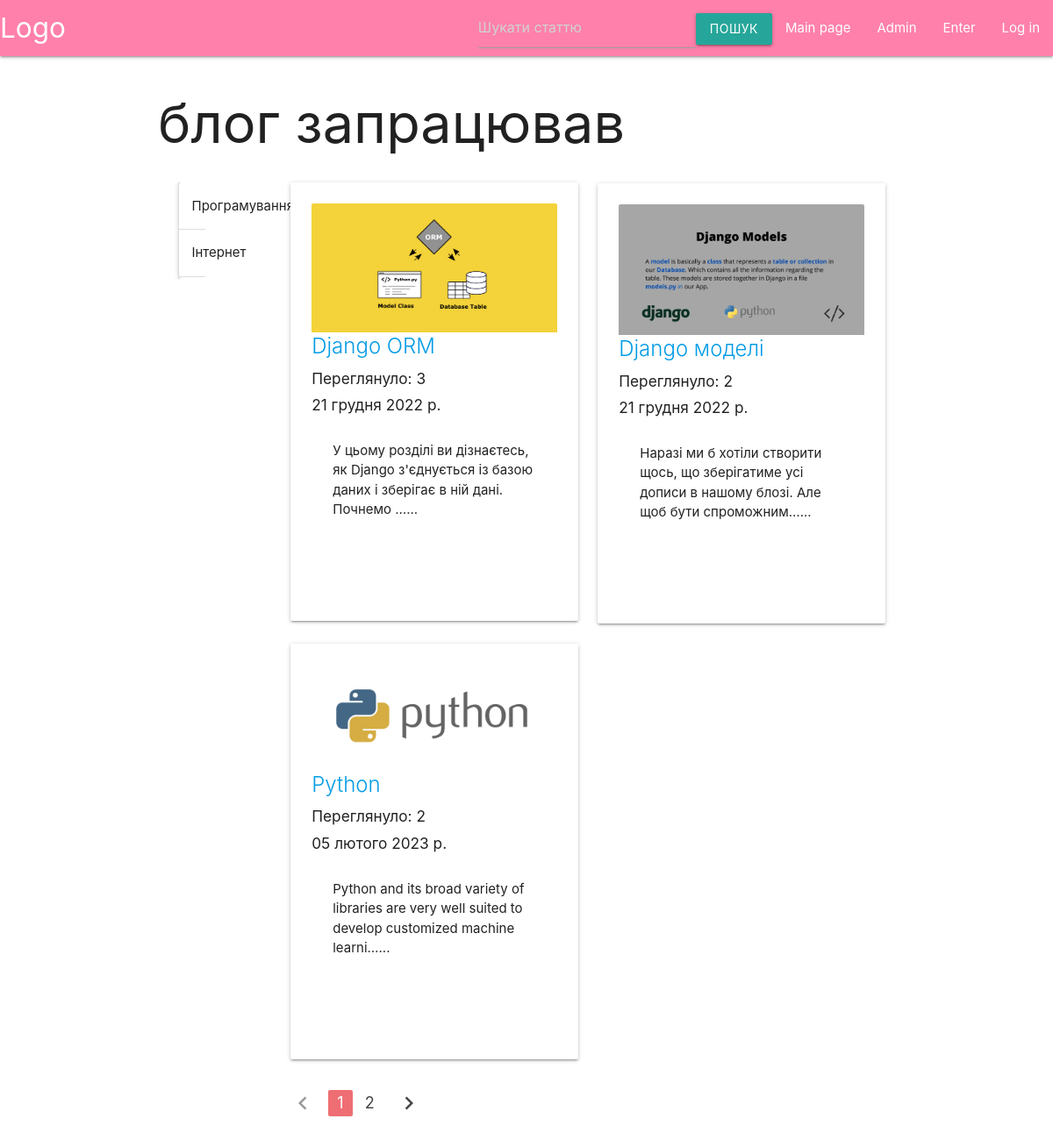
The page / on the database its author committed.
### blog/models.py (models this page shows, shortened)
class Category(models.Model):
    name = models.CharField(max_length=80)
    info = models.TextField(blank=True)
    category_slug = models.CharField(max_length=80, default="category_main")
    img = models.ImageField(upload_to='blog/static/img/categories',
                            height_field=None,
                            width_field=None,
                            verbose_name="Зображення категорії",
                            default='default.jpg')
    class Meta:
        verbose_name_plural = "Категорії"

class Post(models.Model):
    title = models.CharField(max_length=100) #CharField - тип для короткого тексту
    text = models.TextField() #для зберігання тексту
    created_at = models.DateField(default=timezone.now) #час коли таблиця створена
    post_slug = models.CharField(max_length=80, default="default_post") #коротка назва поста для url
    img = models.ImageField(default = 'blog/static/img/default.jpeg',
                            upload_to='blog/static/img',
                            height_field=None, width_field=None,
                            max_length=200,
                            verbose_name="Картинка для поста") #поле для зображення
    views_number = models.ManyToManyField(User, related_name="views_rating", blank=True)
    likes = models.ManyToManyField(User, related_name="post_likes", blank=True)
    saving =  models.ManyToManyField(User, related_name="post_savings", blank=True)
    category = models.ForeignKey(Category, default=1,
                                 on_delete=models.SET_DEFAULT,
                                 verbose_name="Категорія")
    def get_views_number(self):
        return self.views_number.count()

### blog/views.py (the view)
# urls.py: path(r'', views.blog_main),
def blog_main(request, *args):
    page = request.GET.get('page')
    posts = Post.objects.all()
    sidebar = Category.objects.all()
    paginator = Paginator(posts, 3) #кількість постів, що відображаються на сторінці
    try:
        data_page = paginator.page(page)
    except PageNotAnInteger:
        data_page = paginator.page(1)
    except EmptyPage:
        data_page = paginator.page(paginator.num_pages)
    data_dict = {
        "posts": data_page,
        "sidebar": sidebar,
    }
    return render(request, 'blog_main.html', data_dict)#запит, адреса, словник із даними

### blog/templates/blog_main.html (shortened to what this page needs)
{% extends 'navbar.html' %}
    {% block content %}
    <div class = "container">
        <h1>блог запрацював</h1>
        {% if posts %}
            <div class = "row">
                    {% for post in posts %}
                    {% if forloop.first %}
                    <div class = "col s2 l l2">
                        {% include "sidebar.html" %}
                    </div>
                    <div class = "col s10 l l5">
                {% else %}
                        {% if forloop.counter|divisibleby:2 %}
                            <div class = "col s2">
                            </div>
                            <div class = "col s10 l l5">
                        {% else %}
                            <div class = "col s10 l l5 offset-s6 offset-l2">
                        {% endif %}
                {% endif %}
                        <div class="card hoverable">
                            <div class="card-content">
                                <div class="card-image">
                                    <img class = "center-align responsive-img"
                                    src="/{{ post.img }}">
                                </div>
                                <span class="card-title">
                                    <a href="/{{ post.post_slug }}">{{ post.title }}</a>
                                    </span>
                                <h6>Переглянуло: {{ post.get_views_number }}</h6>
                                <h6>{{ post.created_at }}</h6>
                                <div class="card-content">{{ post.text|truncatechars:100 }}...</div>
                                <br><br><br>
                            </div>
                        </div>
                    </div>
                {% endfor %}
            </div>
            <div class="row">
                <div class = "col s2">
                </div>
                <ul class="pagination">
                    {% if posts.has_previous %}
                        <li class="waves-effect"><a href="?page={{ posts.previous_page_number }}"><i class="material-icons">chevron_left</i></a></li>
                    {% else %}
                        <li class="disabled"><a href=""><i class="material-icons">chevron_left</i></a></li>
                    {% endif %}
                    {% for num in posts.paginator.page_range %}
                        {% if posts.number == num %}
                            <li class="active"><a href="">{{num}}</a></li>
                        {% else %}
                            <li class="waves-effect"><a href="?page={{ num }}">{{num}}</a></li>
                        {% endif %}
                    {% endfor %}
                    {% if posts.has_next %}
                        <li class="waves-effect"><a href="?page={{ posts.next_page_number }}"><i class="material-icons">chevron_right</i></a></li>
                    {% else %}
                        <li class="disabled"><a href=""><i class="material-icons">chevron_right</i></a></li>
                    {% endif %}
                </ul>
            </div>
        {% endif %}
    </div>
    {% endblock %}

### blog/templates/navbar.html (shortened to what this page needs)
{% load static %}
<!DOCTYPE HTML>
<html>
    <head>
        <link rel="stylesheet" href="https://cdnjs.cloudflare.com/ajax/libs/materialize/1.0.0/css/materialize.min.css">
    </head>
    <body>
        <nav>
            <div class="nav-wrapper pink accent-1">
              <a href="/" class="brand-logo white-text">Logo</a>
              <ul id="nav-mobile" class="right hide-on-med-and-down">
                <li>
                  <form method=POST action="{% url 'search' %}" id="search_nav">
                      <input type="search" name="searchpost" placeholder="Шукати статтю">
                  </form>
                </li>
                <li><button class="waves-effect waves-light btn" form="search_nav" type="submit">пошук</button></i>
                <li><a href="/">Main page</a></li>
                <li><a href="/admin">Admin</a></li>
                {% if not user.is_authenticated %}
                  <li><a href="/login">Enter</a></li>
                  <li><a href="/register">Log in</a></li>
                {% else %}
                  <li><a href="/profile">My account</a></li>
                  <li><a href="/logout">Log out</a></li>
                {% endif %}
              </ul>
            </div>
          </nav>
          {% block content %}
          {% endblock %}
    </body>
</html>

### blog/templates/sidebar.html (shortened to what this page needs)
<div class="col s12 l2 m2 ">
    <ul class="collapsible ">
        {% for cat in sidebar %}
            <li>
                <div class="collapsible-header">{{cat.name}}</div>
            </li>
        {% endfor %}
    </ul>
</div>

### rows shown on the page
Post: img (picture), title "Django ORM", get_views_number "3", created_at "21 грудня 2022 р.", text "У цьому розділі ви дізнаєтесь, як Django з'єднується із базою даних і зберігає в ній дані. Почнемо …"
Category: name "Програмування"
Category: name "Інтернет"
Post: img (picture), title "Django моделі", get_views_number "2", created_at "21 грудня 2022 р.", text "Наразі ми б хотіли створити щось, що зберігатиме усі дописи в нашому блозі. Але щоб бути спроможним…"
Post: img (placeholder picture), title "Python", get_views_number "2", created_at "05 лютого 2023 р.", text "Python and its broad variety of libraries are very well suited to develop customized machine learni…"

### other values the page prints
{{ num }} "1"
{{ num }} "2"
